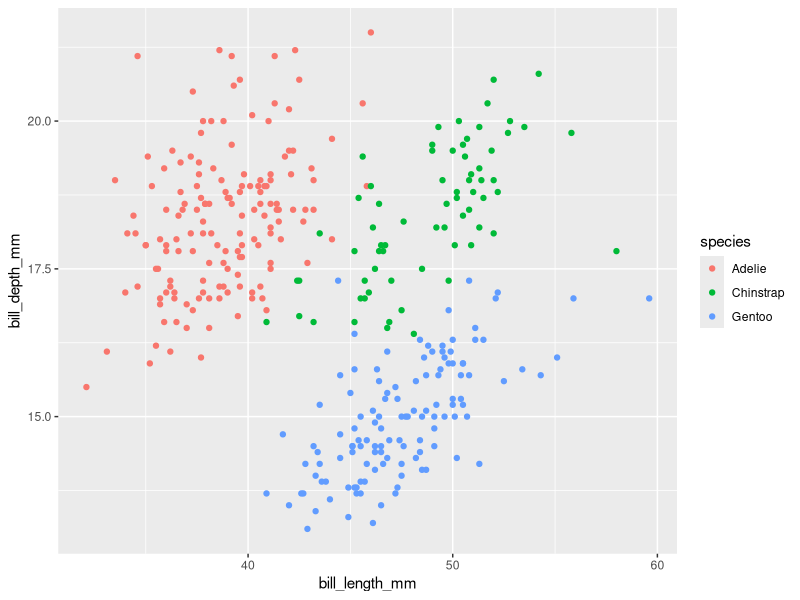
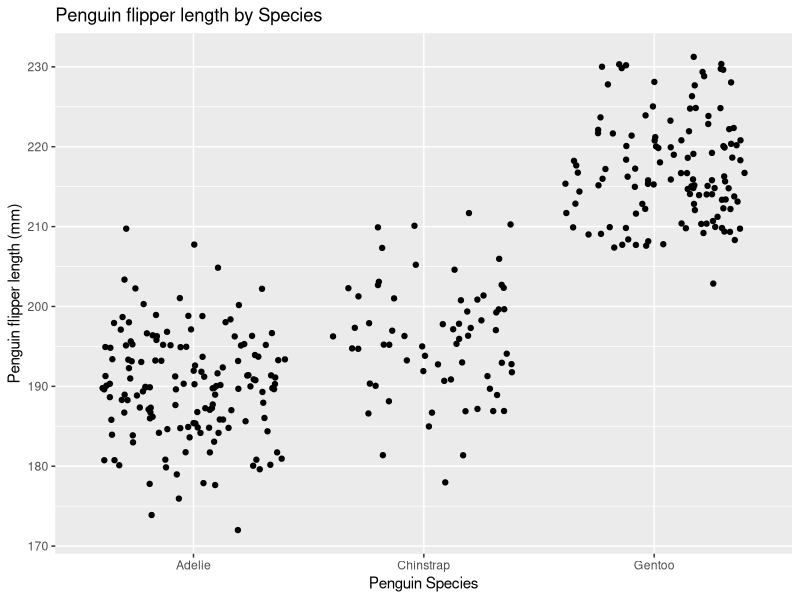

Here is the R script that generated these plots, in order:
## ---- chunk 1
library(tidyverse)
library(palmerpenguins)
## ---- chunk 2
fx = expression(x ^ 2)

dfdx = D(fx, 'x')

x = 3

eval(dfdx)
## ---- chunk 3
#finding derivative of function pa
pa = expression( 2 * (3 * a + 2) ^ 4 - 5)
#creating the derivative
dpda = D(pa, 'a')
#want to evaluate function at 1.2
a = 1.2
#evaluate derivative at 1.2
eval(dpda)
## ---- chunk 4
#create ggplot and sort species by color
ggplot(data = penguins, aes(x = bill_length_mm,
    y = bill_depth_mm, color = species)) +
         geom_point()
## ---- chunk 5
#create ggplot and use jitter graph and add axes titles
ggplot(data = penguins, aes(x = species,
    y = flipper_length_mm)) +
  labs(x = "Penguin Species", y = "Penguin flipper length (mm)", title = "Penguin flipper length by Species") +
         geom_jitter()
